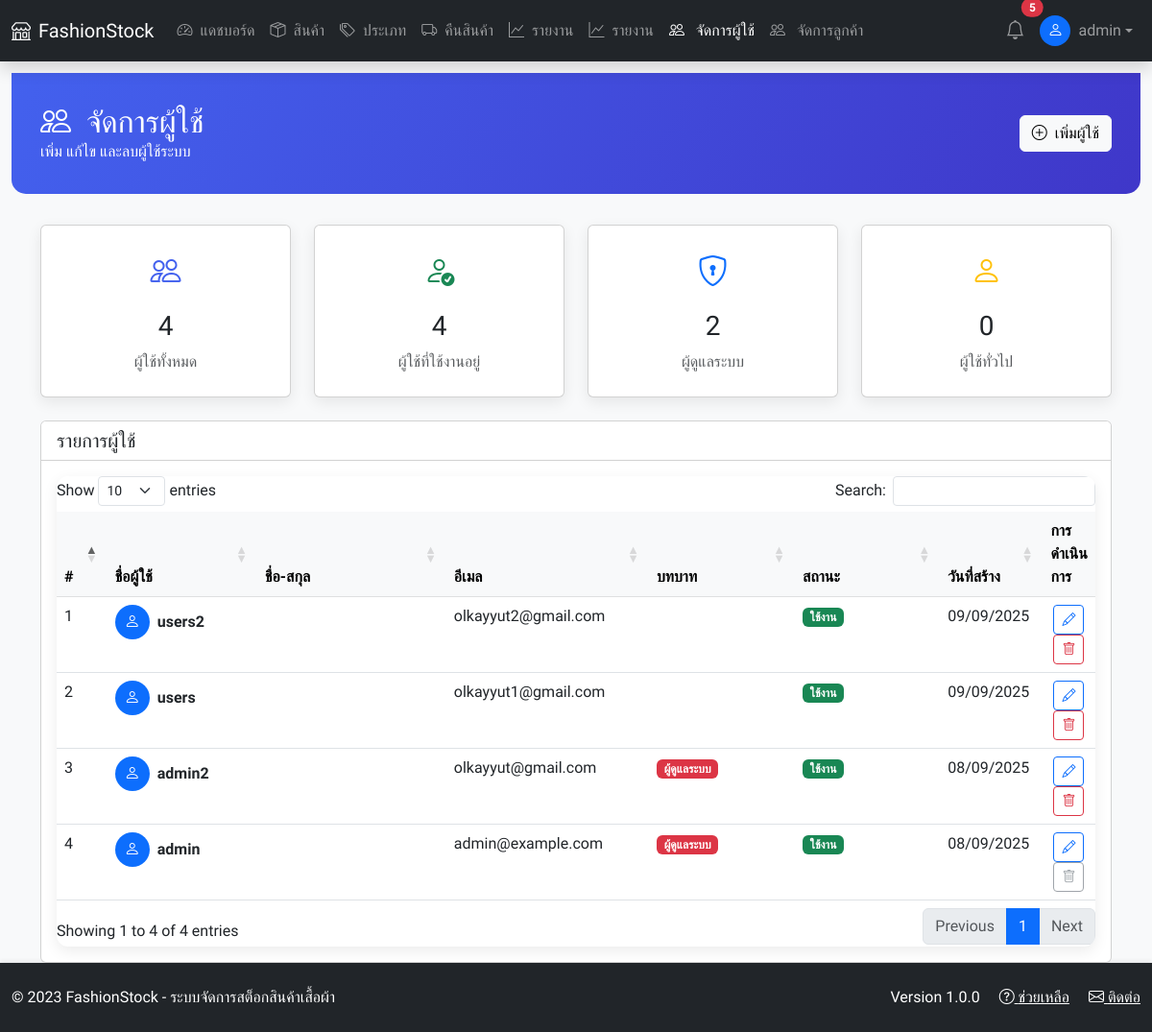
Page /modules/users.php (signed in) on the committed database.
### tables this page shows
CREATE TABLE `users` (
  `id` int(11) NOT NULL,
  `username` varchar(50) NOT NULL,
  `email` varchar(120) NOT NULL,
  `password_hash` varchar(255) NOT NULL,
  `first_name` varchar(100) DEFAULT NULL,
  `last_name` varchar(100) DEFAULT NULL,
  `phone` varchar(30) DEFAULT NULL,
  `profile_image` varchar(255) DEFAULT NULL,
  `role` enum('admin','manager','user','guest') NOT NULL DEFAULT 'user',
  `status` enum('active','inactive','banned') NOT NULL DEFAULT 'active',
  `email_verified` tinyint(1) NOT NULL DEFAULT 0,
  `created_at` timestamp NOT NULL DEFAULT current_timestamp(),
  `updated_at` timestamp NOT NULL DEFAULT current_timestamp() ON UPDATE current_timestamp(),
  `last_login` timestamp NULL DEFAULT NULL
);

### modules/users.php (the view, shortened to what this page needs)
<?php
require_once '../includes/auth.php';
function getUsers($pdo) {
    $stmt = $pdo->prepare("SELECT * FROM users ORDER BY created_at DESC");
    $stmt->execute();
    return $stmt->fetchAll();
}
$users = getUsers($pdo);
?>
<!DOCTYPE html>
<html lang="th">
<head>
    <link href="https://cdn.jsdelivr.net/npm/bootstrap@5.3.0/dist/css/bootstrap.min.css" rel="stylesheet">
    <link href="https://cdn.datatables.net/1.13.6/css/dataTables.bootstrap5.min.css" rel="stylesheet">
    <link rel="stylesheet" href="https://cdn.jsdelivr.net/npm/bootstrap-icons@1.10.5/font/bootstrap-icons.css">
    <link rel="stylesheet" href="css/style.css">
</head>
<body>
    <?php include '../includes/header.php'; ?>
    <div class="container-fluid">
        <div class="row">
            <main class="">
                <div class="page-header">
                    <div class="container">
                        <div class="row align-items-center">
                            <div class="col-md-6">
                                <h1 class="h2 mb-0"><i class="bi bi-people me-2"></i> จัดการผู้ใช้</h1>
                                <p class="mb-0">เพิ่ม แก้ไข และลบผู้ใช้ระบบ</p>
                            </div>
                            <div class="col-md-6 text-md-end">
                                <button class="btn btn-light" data-bs-toggle="modal" data-bs-target="#userModal" data-action="add">
                                    <i class="bi bi-plus-circle me-1"></i> เพิ่มผู้ใช้
                                </button>
                            </div>
                        </div>
                    </div>
                </div>
                <div class="container">
                    <div class="row mb-4">
                        <div class="col-md-3">
                            <div class="card user-card text-center p-4">
                                <div class="user-icon">
                                    <i class="bi bi-people"></i>
                                </div>
                                <h3><?php echo count($users); ?></h3>
                                <p class="text-muted mb-0">ผู้ใช้ทั้งหมด</p>
                            </div>
                        </div>
                        <div class="col-md-3">
                            <div class="card user-card text-center p-4">
                                <div class="user-icon text-success">
                                    <i class="bi bi-person-check"></i>
                                </div>
                                <h3><?php
                                    $active_count = array_filter($users, function($u) {
                                        return $u['status'] === 'active';
                                    });
                                    echo count($active_count);
                                ?></h3>
                                <p class="text-muted mb-0">ผู้ใช้ที่ใช้งานอยู่</p>
                            </div>
                        </div>
                        <div class="col-md-3">
                            <div class="card user-card text-center p-4">
                                <div class="user-icon text-primary">
                                    <i class="bi bi-shield-lock"></i>
                                </div>
                                <h3><?php
                                    $admin_count = array_filter($users, function($u) {
                                        return $u['role'] === 'admin';
                                    });
                                    echo count($admin_count);
                                ?></h3>
                                <p class="text-muted mb-0">ผู้ดูแลระบบ</p>
                            </div>
                        </div>
                        <div class="col-md-3">
                            <div class="card user-card text-center p-4">
                                <div class="user-icon text-warning">
                                    <i class="bi bi-person"></i>
                                </div>
                                <h3><?php
                                    $user_count = array_filter($users, function($u) {
                                        return $u['role'] === 'staff';
                                    });
                                    echo count($user_count);
                                ?></h3>
                                <p class="text-muted mb-0">ผู้ใช้ทั่วไป</p>
                            </div>
                        </div>
                    </div>
                    <div class="card">
                        <div class="card-header bg-white">
                            <h5 class="card-title mb-0">รายการผู้ใช้</h5>
                        </div>
                        <div class="card-body">
                            <div class="table-responsive">
                                <table id="usersTable" class="table table-hover">
                                    <thead class="table-light">
                                        <tr>
                                            <th width="5%">#</th>
                                            <th width="15%">ชื่อผู้ใช้</th>
                                            <th width="20%">ชื่อ-สกุล</th>
                                            <th width="20%">อีเมล</th>
                                            <th width="15%">บทบาท</th>
                                            <th width="15%">สถานะ</th>
                                            <th width="10%">วันที่สร้าง</th>
                                            <th width="15%">การดำเนินการ</th>
                                        </tr>
                                    </thead>
                                    <tbody>
                                        <?php if (count($users) > 0): ?>
                                            <?php foreach ($users as $index => $usr): ?>
                                                <tr>
                                                    <td><?php echo $index + 1; ?></td>
                                                    <td>
                                                        <div class="d-flex align-items-center">
                                                            <div class="bg-primary rounded-circle d-flex align-items-center justify-content-center me-2" style="width: 36px; height: 36px;">
                                                                <i class="bi bi-person text-white"></i>
                                                            </div>
                                                            <strong><?php echo htmlspecialchars($usr['username']); ?></strong>
                                                        </div>
                                                    </td>
                                                    <td><?php echo htmlspecialchars($usr['full_name']); ?></td>
                                                    <td><?php echo !empty($usr['email']) ? htmlspecialchars($usr['email']) : '<span class="text-muted">ไม่มีอีเมล</span>'; ?></td>
                                                    <td>
                                                        <span class="badge badge-status role-<?php echo $usr['role']; ?>">
                                                            <?php
                                                            $role_labels = [
                                                                'admin' => 'ผู้ดูแลระบบ',
                                                                'manager' => 'ผู้จัดการ',
                                                                'staff' => 'ผู้ใช้ทั่วไป'
                                                            ];
                                                            echo $role_labels[$usr['role']] ?? $usr['role'];
                                                            ?>
                                                        </span>
                                                    </td>
                                                    <td>
                                                        <span class="badge badge-status status-<?php echo $usr['status']; ?>">
                                                            <?php
                                                            $status_labels = [
                                                                'active' => 'ใช้งาน',
                                                                'inactive' => 'ไม่ใช้งาน'
                                                            ];
                                                            echo $status_labels[$usr['status']] ?? $usr['status'];
                                                            ?>
                                                        </span>
                                                    </td>
                                                    <td><?php echo date('d/m/Y', strtotime($usr['created_at'])); ?></td>
                                                    <td class="action-buttons">
                                                        <button class="btn btn-sm btn-outline-primary"
                                                                data-bs-toggle="modal"
                                                                data-bs-target="#userModal"
                                                                data-action="edit"
                                                                data-id="<?php echo $usr['id']; ?>"
                                                                data-username="<?php echo htmlspecialchars($usr['username']); ?>"
                                                                data-full_name="<?php echo htmlspecialchars($usr['full_name']); ?>"
                                                                data-email="<?php echo htmlspecialchars($usr['email']); ?>"
                                                                data-role="<?php echo $usr['role']; ?>"
                                                                data-status="<?php echo $usr['status']; ?>">
                                                            <i class="bi bi-pencil"></i>
                                                        </button>
                                                        <?php if ($usr['id'] != $_SESSION['user_id']): ?>
                                                            <button class="btn btn-sm btn-outline-danger btn-delete"
                                                                    data-id="<?php echo $usr['id']; ?>"
                                                                    data-username="<?php echo htmlspecialchars($usr['username']); ?>">
                                                                <i class="bi bi-trash"></i>
                                                            </button>
                                                        <?php else: ?>
                                                            <button class="btn btn-sm btn-outline-secondary" disabled>
                                                                <i class="bi bi-trash"></i>
                                                            </button>
                                                        <?php endif; ?>
                                                    </td>
                                                </tr>
                                            <?php endforeach; ?>
                                        <?php endif; ?>
                                    </tbody>
                                </table>
                            </div>
                        </div>
                    </div>
                </div>
            </main>
        </div>
    </div>
    <?php include '../includes/footer.php'; ?>
</body>
</html>

### rows in the picture
users: username "users2", email "olkayyut2@gmail.com", status "ใช้งาน", created_at "09/09/2025"
users: username "users", email "olkayyut1@gmail.com", status "ใช้งาน", created_at "09/09/2025"
users: username "admin2", email "olkayyut@gmail.com", role "ผู้ดูแลระบบ", status "ใช้งาน", created_at "08/09/2025"
users: username "admin", email "admin@example.com", role "ผู้ดูแลระบบ", status "ใช้งาน", created_at "08/09/2025"

### other values in the picture
$notificationCount "5"
$_SESSION['username'] "admin"
count($users) "4"
count($active_count) "4"
count($admin_count) "2"
count($user_count) "0"
